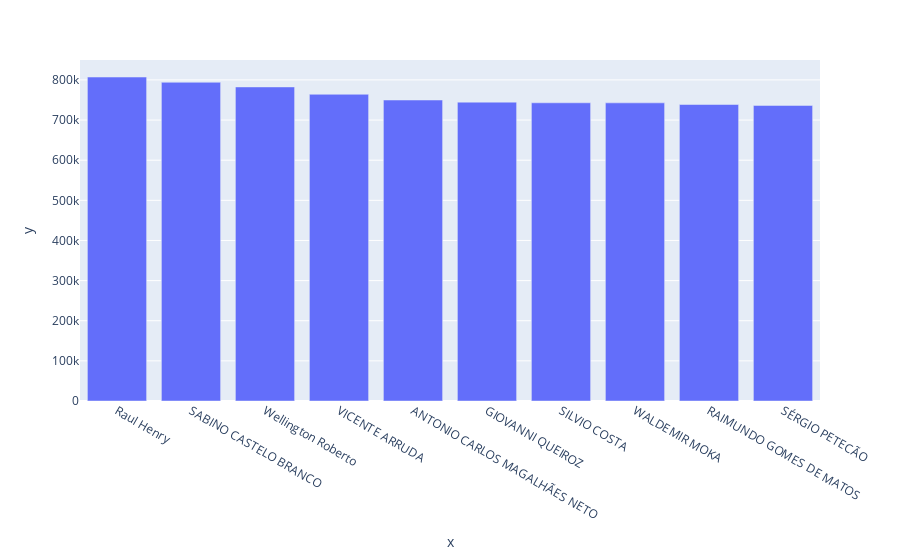

Notebook cell for this chart:
### Code cell
px.bar(x = gastos.index[:10], y = gastos.values[:10])

### Figure 1 — Plotly figure (JSON) as saved in the notebook; plotly's stock layout.template omitted (floating-point values rounded to 4 significant figures)
{"data": [{"alignmentgroup": "True", "hovertemplate": "x=%{x}<br>y=%{y}<extra></extra>", "legendgroup": "", "marker": {"color": "#636efa", "pattern": {"shape": ""}}, "name": "", "offsetgroup": "", "orientation": "v", "showlegend": false, "textposition": "auto", "type": "bar", "x": ["Raul Henry", "SABINO CASTELO BRANCO", "Wellington Roberto", "VICENTE ARRUDA", "ANTONIO CARLOS MAGALHÃES NETO", "GIOVANNI QUEIROZ", "SILVIO COSTA", "WALDEMIR MOKA", "RAIMUNDO GOMES DE MATOS", "SÉRGIO PETECÃO"], "xaxis": "x", "y": [807200.0, 794200.0, 782600.0, 764200.0, 750000.0, 744700.0, 743000.0, 742800.0, 738800.0, 736400.0], "yaxis": "y"}], "layout": {"barmode": "relative", "legend": {"tracegroupgap": 0}, "margin": {"t": 60}, "xaxis": {"anchor": "y", "domain": [0, 1], "title": {"text": "x"}}, "yaxis": {"anchor": "x", "domain": [0, 1], "title": {"text": "y"}}}}
